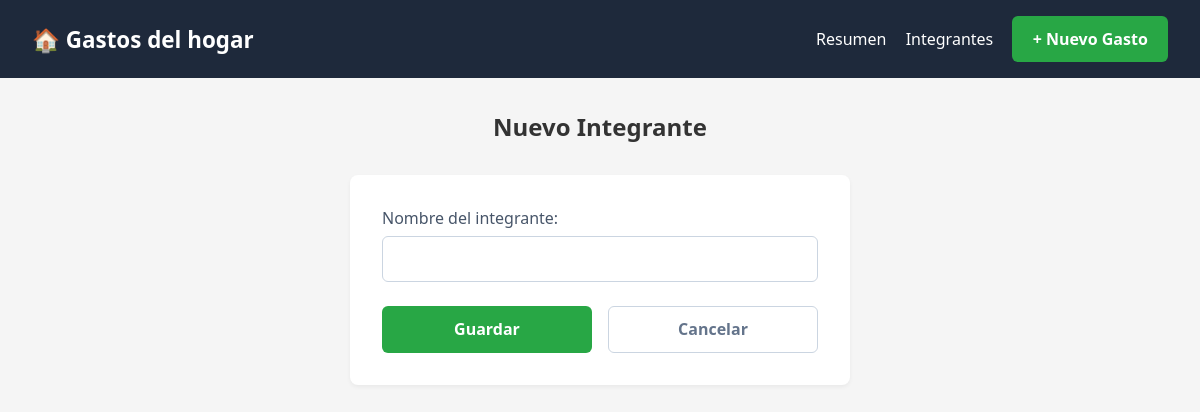
Before: /integrantes/editar/3 with the older database file.
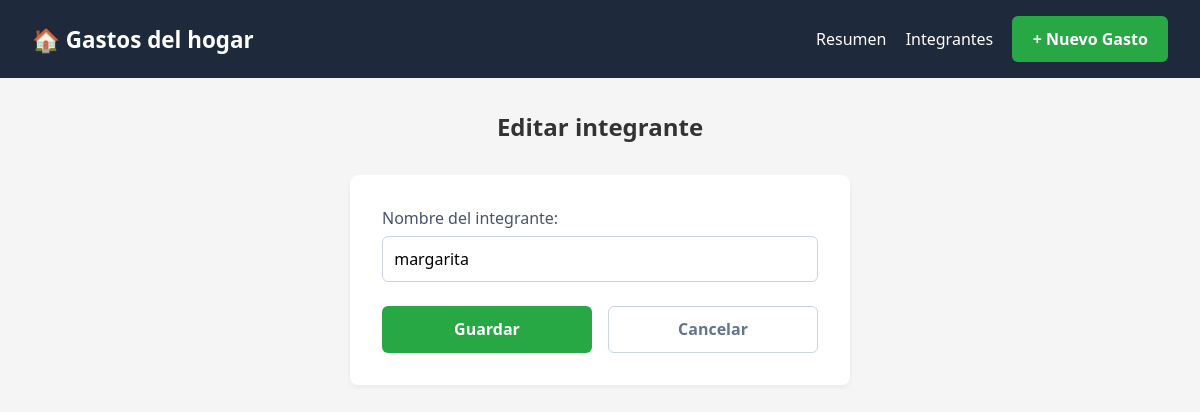
After: the same page with the newer database file.
### tables this page shows
CREATE TABLE integrantes (
    id INTEGER PRIMARY KEY AUTOINCREMENT,
    nombre TEXT NOT NULL,
    activo INTEGER DEFAULT 1
);

### controllers/integrante_controller.py (the view)
@integrante_bp.route('/integrantes/editar/<int:id>', methods=['GET', 'POST'])
def editar_integrante(id):
    if request.method == 'POST':
        nuevo_nombre = request.form['nombre']
        IntegranteModel.actualizar_integrante(id, nuevo_nombre)
        return redirect(url_for('integrante_bp.gestionar_integrantes'))
    integrante = IntegranteModel.obtener_integrante_por_id(id)
    return render_template('form_integrante.html', integrante=integrante)

### models/integrante_model.py (called while the page is built)
    @staticmethod
    def get_connection():
        base_dir = os.path.abspath(os.path.dirname(__file__))
        db_path = os.path.join(base_dir, '../database_gastos.db')
        conexion = sqlite3.connect(db_path)
        conexion.execute("PRAGMA foreign_keys = ON")
        conexion.row_factory = sqlite3.Row
        return conexion

    @classmethod
    def obtener_integrante_por_id(cls, integrante_id):
        conexion = cls.get_connection()
        cursor = conexion.cursor()
        cursor.execute("SELECT * FROM integrantes WHERE id = ?", (integrante_id,))
        integrante = cursor.fetchone()
        conexion.close()
        return integrante

### templates/form_integrante.html
{%extends "base.html"%}
{%block content%}
<h2>
    {{"Editar integrante" if integrante else "Nuevo Integrante"}}
</h2>
<form action="{{url_for('integrante_bp.editar_integrante', id=integrante.id) if integrante else url_for('integrante_bp.agregar_integrante')}}" method="POST" class="form-card">
    <div class="form-group">
        <label for="nombre">Nombre del integrante:</label>
        <input type="text" id="nombre" name="nombre" value="{{integrante.nombre if integrante else ''}}" required class="input-select">
    </div>
    <div class="form-actions">
        <button type="submit" class="btn btn-primary">Guardar</button>
        <a href="{{url_for('integrante_bp.gestionar_integrantes')}}" class="btn btn-cancel">Cancelar</a>
    </div>
</form>
{%endblock%}

Changed rows visible on the page:
added integrantes: nombre "margarita"
Other visible differences:
{{ "Editar integrante" if integrante else "Nuevo Integrante" }}: "Nuevo Integrante" → "Editar integrante"
